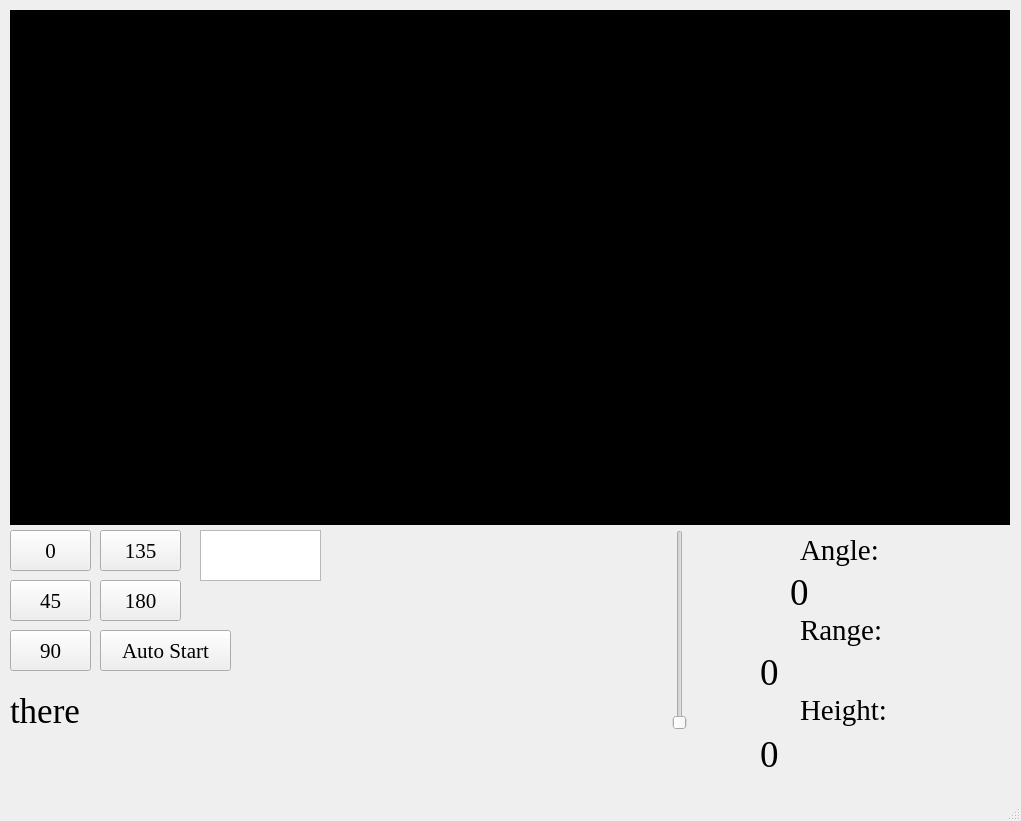
<?xml version="1.0" encoding="UTF-8"?>
<ui version="4.0">
 <class>MainWindow</class>
 <widget class="QMainWindow" name="MainWindow">
  <property name="geometry">
   <rect>
    <x>0</x>
    <y>0</y>
    <width>1021</width>
    <height>821</height>
   </rect>
  </property>
  <property name="windowTitle">
   <string>MainWindow</string>
  </property>
  <widget class="QWidget" name="centralwidget">
   <widget class="QPushButton" name="button45">
    <property name="geometry">
     <rect>
      <x>10</x>
      <y>580</y>
      <width>81</width>
      <height>41</height>
     </rect>
    </property>
    <property name="font">
     <font>
      <family>Times New Roman</family>
      <pointsize>16</pointsize>
     </font>
    </property>
    <property name="text">
     <string>45</string>
    </property>
   </widget>
   <widget class="QPushButton" name="button90">
    <property name="geometry">
     <rect>
      <x>10</x>
      <y>630</y>
      <width>81</width>
      <height>41</height>
     </rect>
    </property>
    <property name="font">
     <font>
      <family>Times New Roman</family>
      <pointsize>16</pointsize>
     </font>
    </property>
    <property name="text">
     <string>90</string>
    </property>
   </widget>
   <widget class="QPushButton" name="button180">
    <property name="geometry">
     <rect>
      <x>100</x>
      <y>580</y>
      <width>81</width>
      <height>41</height>
     </rect>
    </property>
    <property name="font">
     <font>
      <family>Times New Roman</family>
      <pointsize>16</pointsize>
     </font>
    </property>
    <property name="text">
     <string>180</string>
    </property>
   </widget>
   <widget class="QLabel" name="lablel_2">
    <property name="geometry">
     <rect>
      <x>800</x>
      <y>610</y>
      <width>150</width>
      <height>41</height>
     </rect>
    </property>
    <property name="minimumSize">
     <size>
      <width>150</width>
      <height>25</height>
     </size>
    </property>
    <property name="font">
     <font>
      <family>Times New Roman</family>
      <pointsize>22</pointsize>
      <bold>false</bold>
     </font>
    </property>
    <property name="text">
     <string>Range:</string>
    </property>
   </widget>
   <widget class="QSlider" name="verticalSlider">
    <property name="geometry">
     <rect>
      <x>630</x>
      <y>530</y>
      <width>100</width>
      <height>200</height>
     </rect>
    </property>
    <property name="minimumSize">
     <size>
      <width>100</width>
      <height>200</height>
     </size>
    </property>
    <property name="font">
     <font>
      <family>Arial</family>
     </font>
    </property>
    <property name="layoutDirection">
     <enum>Qt::LeftToRight</enum>
    </property>
    <property name="maximum">
     <number>180</number>
    </property>
   </widget>
   <widget class="QGraphicsView" name="graphicsView">
    <property name="geometry">
     <rect>
      <x>10</x>
      <y>10</y>
      <width>1000</width>
      <height>515</height>
     </rect>
    </property>
    <property name="minimumSize">
     <size>
      <width>1000</width>
      <height>515</height>
     </size>
    </property>
    <property name="maximumSize">
     <size>
      <width>1000</width>
      <height>515</height>
     </size>
    </property>
    <property name="palette">
     <palette>
      <active>
       <colorrole role="WindowText">
        <brush brushstyle="SolidPattern">
         <color alpha="255">
          <red>255</red>
          <green>255</green>
          <blue>255</blue>
         </color>
        </brush>
       </colorrole>
       <colorrole role="Button">
        <brush brushstyle="SolidPattern">
         <color alpha="255">
          <red>0</red>
          <green>0</green>
          <blue>0</blue>
         </color>
        </brush>
       </colorrole>
       <colorrole role="Light">
        <brush brushstyle="SolidPattern">
         <color alpha="255">
          <red>0</red>
          <green>0</green>
          <blue>0</blue>
         </color>
        </brush>
       </colorrole>
       <colorrole role="Midlight">
        <brush brushstyle="SolidPattern">
         <color alpha="255">
          <red>0</red>
          <green>0</green>
          <blue>0</blue>
         </color>
        </brush>
       </colorrole>
       <colorrole role="Dark">
        <brush brushstyle="SolidPattern">
         <color alpha="255">
          <red>0</red>
          <green>0</green>
          <blue>0</blue>
         </color>
        </brush>
       </colorrole>
       <colorrole role="Mid">
        <brush brushstyle="SolidPattern">
         <color alpha="255">
          <red>0</red>
          <green>0</green>
          <blue>0</blue>
         </color>
        </brush>
       </colorrole>
       <colorrole role="Text">
        <brush brushstyle="SolidPattern">
         <color alpha="255">
          <red>255</red>
          <green>255</green>
          <blue>255</blue>
         </color>
        </brush>
       </colorrole>
       <colorrole role="BrightText">
        <brush brushstyle="SolidPattern">
         <color alpha="255">
          <red>255</red>
          <green>255</green>
          <blue>255</blue>
         </color>
        </brush>
       </colorrole>
       <colorrole role="ButtonText">
        <brush brushstyle="SolidPattern">
         <color alpha="255">
          <red>255</red>
          <green>255</green>
          <blue>255</blue>
         </color>
        </brush>
       </colorrole>
       <colorrole role="Base">
        <brush brushstyle="SolidPattern">
         <color alpha="255">
          <red>0</red>
          <green>0</green>
          <blue>0</blue>
         </color>
        </brush>
       </colorrole>
       <colorrole role="Window">
        <brush brushstyle="SolidPattern">
         <color alpha="255">
          <red>0</red>
          <green>0</green>
          <blue>0</blue>
         </color>
        </brush>
       </colorrole>
       <colorrole role="Shadow">
        <brush brushstyle="SolidPattern">
         <color alpha="255">
          <red>0</red>
          <green>0</green>
          <blue>0</blue>
         </color>
        </brush>
       </colorrole>
       <colorrole role="AlternateBase">
        <brush brushstyle="SolidPattern">
         <color alpha="255">
          <red>0</red>
          <green>0</green>
          <blue>0</blue>
         </color>
        </brush>
       </colorrole>
       <colorrole role="ToolTipBase">
        <brush brushstyle="SolidPattern">
         <color alpha="255">
          <red>255</red>
          <green>255</green>
          <blue>220</blue>
         </color>
        </brush>
       </colorrole>
       <colorrole role="ToolTipText">
        <brush brushstyle="SolidPattern">
         <color alpha="255">
          <red>0</red>
          <green>0</green>
          <blue>0</blue>
         </color>
        </brush>
       </colorrole>
       <colorrole role="PlaceholderText">
        <brush brushstyle="SolidPattern">
         <color alpha="127">
          <red>255</red>
          <green>255</green>
          <blue>255</blue>
         </color>
        </brush>
       </colorrole>
       <colorrole role="Accent">
        <brush brushstyle="SolidPattern">
         <color alpha="255">
          <red>0</red>
          <green>0</green>
          <blue>0</blue>
         </color>
        </brush>
       </colorrole>
      </active>
      <inactive>
       <colorrole role="WindowText">
        <brush brushstyle="SolidPattern">
         <color alpha="255">
          <red>255</red>
          <green>255</green>
          <blue>255</blue>
         </color>
        </brush>
       </colorrole>
       <colorrole role="Button">
        <brush brushstyle="SolidPattern">
         <color alpha="255">
          <red>0</red>
          <green>0</green>
          <blue>0</blue>
         </color>
        </brush>
       </colorrole>
       <colorrole role="Light">
        <brush brushstyle="SolidPattern">
         <color alpha="255">
          <red>0</red>
          <green>0</green>
          <blue>0</blue>
         </color>
        </brush>
       </colorrole>
       <colorrole role="Midlight">
        <brush brushstyle="SolidPattern">
         <color alpha="255">
          <red>0</red>
          <green>0</green>
          <blue>0</blue>
         </color>
        </brush>
       </colorrole>
       <colorrole role="Dark">
        <brush brushstyle="SolidPattern">
         <color alpha="255">
          <red>0</red>
          <green>0</green>
          <blue>0</blue>
         </color>
        </brush>
       </colorrole>
       <colorrole role="Mid">
        <brush brushstyle="SolidPattern">
         <color alpha="255">
          <red>0</red>
          <green>0</green>
          <blue>0</blue>
         </color>
        </brush>
       </colorrole>
       <colorrole role="Text">
        <brush brushstyle="SolidPattern">
         <color alpha="255">
          <red>255</red>
          <green>255</green>
          <blue>255</blue>
         </color>
        </brush>
       </colorrole>
       <colorrole role="BrightText">
        <brush brushstyle="SolidPattern">
         <color alpha="255">
          <red>255</red>
          <green>255</green>
          <blue>255</blue>
         </color>
        </brush>
       </colorrole>
       <colorrole role="ButtonText">
        <brush brushstyle="SolidPattern">
         <color alpha="255">
          <red>255</red>
          <green>255</green>
          <blue>255</blue>
         </color>
        </brush>
       </colorrole>
       <colorrole role="Base">
        <brush brushstyle="SolidPattern">
         <color alpha="255">
          <red>0</red>
          <green>0</green>
          <blue>0</blue>
         </color>
        </brush>
       </colorrole>
       <colorrole role="Window">
        <brush brushstyle="SolidPattern">
         <color alpha="255">
          <red>0</red>
          <green>0</green>
          <blue>0</blue>
         </color>
        </brush>
       </colorrole>
       <colorrole role="Shadow">
        <brush brushstyle="SolidPattern">
         <color alpha="255">
          <red>0</red>
          <green>0</green>
          <blue>0</blue>
         </color>
        </brush>
       </colorrole>
       <colorrole role="AlternateBase">
        <brush brushstyle="SolidPattern">
         <color alpha="255">
          <red>0</red>
          <green>0</green>
          <blue>0</blue>
         </color>
        </brush>
       </colorrole>
       <colorrole role="ToolTipBase">
        <brush brushstyle="SolidPattern">
         <color alpha="255">
          <red>255</red>
          <green>255</green>
          <blue>220</blue>
         </color>
        </brush>
       </colorrole>
       <colorrole role="ToolTipText">
        <brush brushstyle="SolidPattern">
         <color alpha="255">
          <red>0</red>
          <green>0</green>
          <blue>0</blue>
         </color>
        </brush>
       </colorrole>
       <colorrole role="PlaceholderText">
        <brush brushstyle="SolidPattern">
         <color alpha="127">
          <red>255</red>
          <green>255</green>
          <blue>255</blue>
         </color>
        </brush>
       </colorrole>
       <colorrole role="Accent">
        <brush brushstyle="SolidPattern">
         <color alpha="255">
          <red>0</red>
          <green>0</green>
          <blue>0</blue>
         </color>
        </brush>
       </colorrole>
      </inactive>
      <disabled>
       <colorrole role="WindowText">
        <brush brushstyle="SolidPattern">
         <color alpha="255">
          <red>0</red>
          <green>0</green>
          <blue>0</blue>
         </color>
        </brush>
       </colorrole>
       <colorrole role="Button">
        <brush brushstyle="SolidPattern">
         <color alpha="255">
          <red>0</red>
          <green>0</green>
          <blue>0</blue>
         </color>
        </brush>
       </colorrole>
       <colorrole role="Light">
        <brush brushstyle="SolidPattern">
         <color alpha="255">
          <red>0</red>
          <green>0</green>
          <blue>0</blue>
         </color>
        </brush>
       </colorrole>
       <colorrole role="Midlight">
        <brush brushstyle="SolidPattern">
         <color alpha="255">
          <red>0</red>
          <green>0</green>
          <blue>0</blue>
         </color>
        </brush>
       </colorrole>
       <colorrole role="Dark">
        <brush brushstyle="SolidPattern">
         <color alpha="255">
          <red>0</red>
          <green>0</green>
          <blue>0</blue>
         </color>
        </brush>
       </colorrole>
       <colorrole role="Mid">
        <brush brushstyle="SolidPattern">
         <color alpha="255">
          <red>0</red>
          <green>0</green>
          <blue>0</blue>
         </color>
        </brush>
       </colorrole>
       <colorrole role="Text">
        <brush brushstyle="SolidPattern">
         <color alpha="255">
          <red>0</red>
          <green>0</green>
          <blue>0</blue>
         </color>
        </brush>
       </colorrole>
       <colorrole role="BrightText">
        <brush brushstyle="SolidPattern">
         <color alpha="255">
          <red>255</red>
          <green>255</green>
          <blue>255</blue>
         </color>
        </brush>
       </colorrole>
       <colorrole role="ButtonText">
        <brush brushstyle="SolidPattern">
         <color alpha="255">
          <red>0</red>
          <green>0</green>
          <blue>0</blue>
         </color>
        </brush>
       </colorrole>
       <colorrole role="Base">
        <brush brushstyle="SolidPattern">
         <color alpha="255">
          <red>0</red>
          <green>0</green>
          <blue>0</blue>
         </color>
        </brush>
       </colorrole>
       <colorrole role="Window">
        <brush brushstyle="SolidPattern">
         <color alpha="255">
          <red>0</red>
          <green>0</green>
          <blue>0</blue>
         </color>
        </brush>
       </colorrole>
       <colorrole role="Shadow">
        <brush brushstyle="SolidPattern">
         <color alpha="255">
          <red>0</red>
          <green>0</green>
          <blue>0</blue>
         </color>
        </brush>
       </colorrole>
       <colorrole role="AlternateBase">
        <brush brushstyle="SolidPattern">
         <color alpha="255">
          <red>0</red>
          <green>0</green>
          <blue>0</blue>
         </color>
        </brush>
       </colorrole>
       <colorrole role="ToolTipBase">
        <brush brushstyle="SolidPattern">
         <color alpha="255">
          <red>255</red>
          <green>255</green>
          <blue>220</blue>
         </color>
        </brush>
       </colorrole>
       <colorrole role="ToolTipText">
        <brush brushstyle="SolidPattern">
         <color alpha="255">
          <red>0</red>
          <green>0</green>
          <blue>0</blue>
         </color>
        </brush>
       </colorrole>
       <colorrole role="PlaceholderText">
        <brush brushstyle="SolidPattern">
         <color alpha="127">
          <red>0</red>
          <green>0</green>
          <blue>0</blue>
         </color>
        </brush>
       </colorrole>
       <colorrole role="Accent">
        <brush brushstyle="SolidPattern">
         <color alpha="255">
          <red>0</red>
          <green>0</green>
          <blue>0</blue>
         </color>
        </brush>
       </colorrole>
      </disabled>
     </palette>
    </property>
   </widget>
   <widget class="QPushButton" name="button0">
    <property name="geometry">
     <rect>
      <x>10</x>
      <y>530</y>
      <width>81</width>
      <height>41</height>
     </rect>
    </property>
    <property name="font">
     <font>
      <family>Times New Roman</family>
      <pointsize>16</pointsize>
     </font>
    </property>
    <property name="text">
     <string>0</string>
    </property>
   </widget>
   <widget class="QLabel" name="label">
    <property name="geometry">
     <rect>
      <x>800</x>
      <y>530</y>
      <width>150</width>
      <height>41</height>
     </rect>
    </property>
    <property name="minimumSize">
     <size>
      <width>150</width>
      <height>25</height>
     </size>
    </property>
    <property name="font">
     <font>
      <family>Times New Roman</family>
      <pointsize>22</pointsize>
      <bold>false</bold>
     </font>
    </property>
    <property name="text">
     <string>Angle:</string>
    </property>
   </widget>
   <widget class="QPushButton" name="button135">
    <property name="geometry">
     <rect>
      <x>100</x>
      <y>530</y>
      <width>81</width>
      <height>41</height>
     </rect>
    </property>
    <property name="font">
     <font>
      <family>Times New Roman</family>
      <pointsize>16</pointsize>
     </font>
    </property>
    <property name="text">
     <string>135</string>
    </property>
   </widget>
   <widget class="QLabel" name="detectionStatusLabel">
    <property name="geometry">
     <rect>
      <x>10</x>
      <y>690</y>
      <width>471</width>
      <height>41</height>
     </rect>
    </property>
    <property name="font">
     <font>
      <family>Times New Roman</family>
      <pointsize>26</pointsize>
      <bold>false</bold>
     </font>
    </property>
    <property name="text">
     <string>there</string>
    </property>
   </widget>
   <widget class="QPushButton" name="button_auto">
    <property name="geometry">
     <rect>
      <x>100</x>
      <y>630</y>
      <width>131</width>
      <height>41</height>
     </rect>
    </property>
    <property name="font">
     <font>
      <family>Times New Roman</family>
      <pointsize>16</pointsize>
     </font>
    </property>
    <property name="text">
     <string>Auto Start</string>
    </property>
   </widget>
   <widget class="QLabel" name="angleLabel">
    <property name="geometry">
     <rect>
      <x>790</x>
      <y>570</y>
      <width>101</width>
      <height>45</height>
     </rect>
    </property>
    <property name="maximumSize">
     <size>
      <width>150</width>
      <height>45</height>
     </size>
    </property>
    <property name="font">
     <font>
      <family>Times New Roman</family>
      <pointsize>28</pointsize>
     </font>
    </property>
    <property name="autoFillBackground">
     <bool>false</bool>
    </property>
    <property name="text">
     <string>0</string>
    </property>
   </widget>
   <widget class="QLabel" name="rangeLabel">
    <property name="geometry">
     <rect>
      <x>760</x>
      <y>650</y>
      <width>175</width>
      <height>45</height>
     </rect>
    </property>
    <property name="maximumSize">
     <size>
      <width>175</width>
      <height>45</height>
     </size>
    </property>
    <property name="font">
     <font>
      <family>Times New Roman</family>
      <pointsize>28</pointsize>
     </font>
    </property>
    <property name="text">
     <string>0</string>
    </property>
   </widget>
   <widget class="QLabel" name="heightLabel">
    <property name="geometry">
     <rect>
      <x>760</x>
      <y>730</y>
      <width>171</width>
      <height>51</height>
     </rect>
    </property>
    <property name="font">
     <font>
      <family>Times New Roman</family>
      <pointsize>28</pointsize>
     </font>
    </property>
    <property name="text">
     <string>&lt;html&gt;&lt;head/&gt;&lt;body&gt;&lt;p&gt;0&lt;/p&gt;&lt;/body&gt;&lt;/html&gt;</string>
    </property>
   </widget>
   <widget class="QTextEdit" name="textEdit">
    <property name="geometry">
     <rect>
      <x>200</x>
      <y>530</y>
      <width>121</width>
      <height>51</height>
     </rect>
    </property>
    <property name="font">
     <font>
      <family>Times New Roman</family>
      <pointsize>18</pointsize>
     </font>
    </property>
   </widget>
   <widget class="QLabel" name="label_2">
    <property name="geometry">
     <rect>
      <x>800</x>
      <y>690</y>
      <width>141</width>
      <height>41</height>
     </rect>
    </property>
    <property name="font">
     <font>
      <family>Times New Roman</family>
      <pointsize>22</pointsize>
     </font>
    </property>
    <property name="text">
     <string>Height:</string>
    </property>
   </widget>
  </widget>
  <widget class="QMenuBar" name="menubar">
   <property name="geometry">
    <rect>
     <x>0</x>
     <y>0</y>
     <width>1021</width>
     <height>25</height>
    </rect>
   </property>
  </widget>
  <widget class="QStatusBar" name="statusbar"/>
 </widget>
 <resources/>
 <connections/>
</ui>
